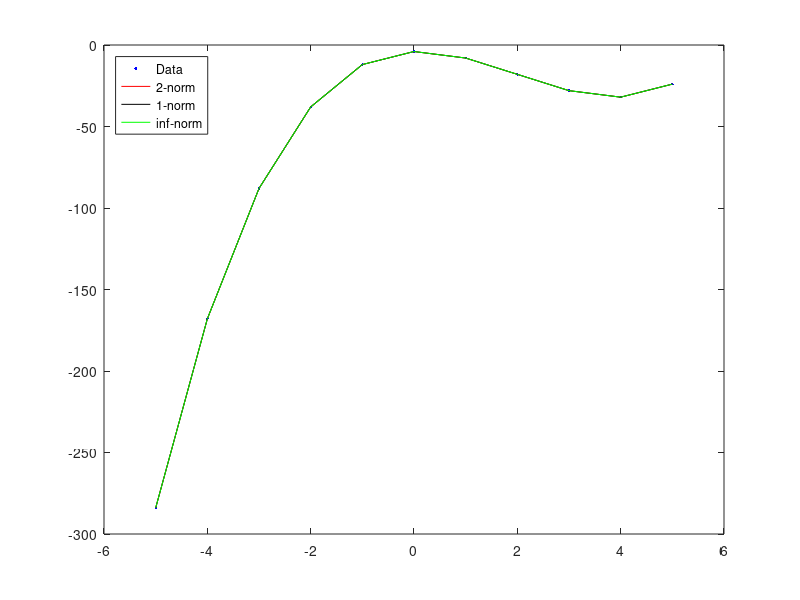

Recreate this plot in MATLAB.

%% Regression problems - Exercise 6.1

close all; clear; clc;

%% data

data = [
    -5 -284
    -4 -168
    -3 -88
    -2 -38
    -1 -12
    0 -4
    1 -8
    2 -18
    3 -28
    4 -32
    5 -24
];

x = data(:,1) ;
y = data(:,2) ;
l = length(x) ;
% number of coefficients of polynomial
% uno in più del grado perchè hai anche il termine noto
n = 4 ;

% Vandermonde matrix
A = [ ones(l,1) x x.^2 x.^3 ];

%% 2-norm problem

z2 = inv(A'*A)*(A'*y)
p2 = A*z2; % regression values at the data

%% 1-norm problem

% define the problem
c = [ zeros(n,1); ones(l,1) ];
D = [ A -eye(l); -A -eye(l) ];
d = [ y; -y ];

% solve the problem
sol1 = linprog(c,D,d) ;
z1 = sol1(1:n)
p1 = A*z1;

%% inf-norm problem

% define the problem
c = [ zeros(n,1); 1 ];
D = [ A -ones(l,1); -A -ones(l,1) ];

% solve the problem
solinf = linprog(c,D,d) ;
zinf = solinf(1:n)
pinf = A*zinf;

%% plot the solutions

plot(x,y,'b.',x,p2,'r-',x,p1,'k-',x,pinf,'g-')
legend('Data','2-norm','1-norm','inf-norm',...
    'Location','NorthWest');


% we can compute the MSE between the produced function and the real one 
MSE = y-p1
% if you obtain a zero it means it is perfect 
